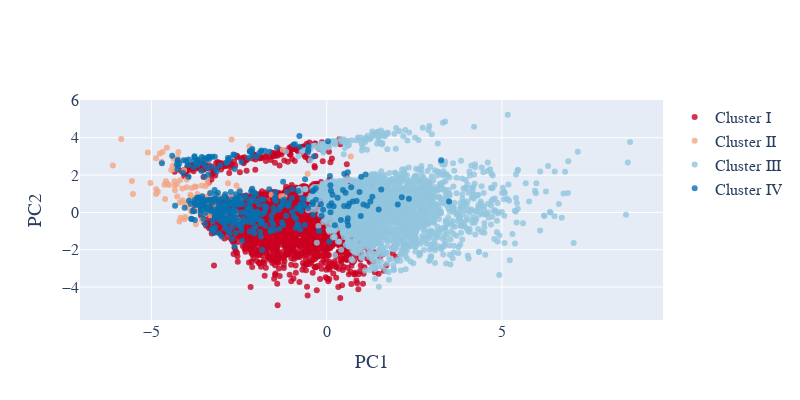

Write notebook code for a chart like this one.
### Code cell
#TRAINING DATA PCA

plotX = X_train_scaled
print(plotX)
#print(plotX['clusters'].unique())
#print(plotX.index)
#print(plotX.head())

#PCA with two principal components
pca_2d = PCA(n_components=2)

clusters = plotX['clusters']

#This DataFrame contains the two principal components that will be used
#for the 2-D visualization mentioned above
PCs_2d = pd.DataFrame(pca_2d.fit_transform(plotX.drop(['clusters'], axis=1)))

#"PC1_2d" means: 'The first principal component of the components created for 2-D visualization, by PCA.'
#And "PC2_2d" means: 'The second principal component of the components created for 2-D visualization, by PCA.'
PCs_2d.columns = ["PC1_2d", "PC2_2d"]
PCs_2d.set_index(plotX.index, inplace = True)
PCs_2d.to_csv('PCs_2d.csv')

plotX['clusters'] = clusters
plotX['PC1_2d'] = PCs_2d['PC1_2d']
plotX['PC2_2d'] = PCs_2d['PC2_2d']

plotX.to_csv('plotX.csv')
uniq_clusters = plotX['clusters'].unique()
uniqs = uniq_clusters.tolist()
uniqs.sort()

print(uniqs)

cluster0 = plotX[plotX['clusters'] == uniqs[0]]
cluster1 = plotX[plotX['clusters'] == uniqs[1]]
cluster2 = plotX[plotX['clusters'] == uniqs[2]]
cluster3 = plotX[plotX['clusters'] == uniqs[3]]

#print(cluster1)

#print(plotX.head())

#Instructions for building the 2-D plot

#trace1 is for 'Cluster 0'
trace1 = go.Scatter(
                    x = cluster0["PC1_2d"],
                    y = cluster0["PC2_2d"],
                    mode = "markers",
                    name = "Cluster I",
                    marker = dict(color = 'rgba(202,0,32,0.8)'),
                    text = None)

#trace2 is for 'Cluster 1'
trace2 = go.Scatter(
                    x = cluster1["PC1_2d"],
                    y = cluster1["PC2_2d"],
                    mode = "markers",
                    name = "Cluster II",
                    marker = dict(color = 'rgba(244,165,130, 0.8)'),
                    text = None)

#trace3 is for 'Cluster 2'
trace3 = go.Scatter(
                    x = cluster2["PC1_2d"],
                    y = cluster2["PC2_2d"],
                    mode = "markers",
                    name = "Cluster III",
                    marker = dict(color = 'rgba(146,197,222, 0.8)'),
                    text = None)

#trace4 is for 'Cluster 3'
trace4 = go.Scatter(
                    x = cluster3["PC1_2d"],
                    y = cluster3["PC2_2d"],
                    mode = "markers",
                    name = "Cluster IV",
                    marker = dict(color = 'rgba(5,113,176, 0.8)'),
                    text = None)

data = [trace1, trace2, trace3, trace4]

#title = "Visualizing Clusters in Two Dimensions Using PCA"

layout = dict(xaxis= dict(title= 'PC1',ticklen= 5,zeroline= False),
              yaxis= dict(title= 'PC2',ticklen= 5,zeroline= False),
              font_family="Arial",
              font = dict(size=16),
              width=800,
              height=400
             )

fig = dict(data = data, layout = layout)

iplot(fig)

### Figure 1 — Plotly figure (JSON) as saved in the notebook; plotly's stock layout.template omitted (floating-point values rounded to 4 significant figures; data arrays with more than 128 entries replaced by an {"elided": "..."} marker saying what was removed)
{"data": [{"marker": {"color": "rgba(202,0,32,0.8)"}, "mode": "markers", "name": "Cluster I", "type": "scatter", "x": {"elided": "2721 float values"}, "y": {"elided": "2721 float values"}}, {"marker": {"color": "rgba(244,165,130, 0.8)"}, "mode": "markers", "name": "Cluster II", "type": "scatter", "x": [-3.732, -2.992, -3.693, -4.104, -4.397, -4.553, -4.862, -3.963, -2.573, -3.201, -0.545, -3.524, -4.204, -4.057, -4.183, -3.743, -4.71, -3.994, -5.863, -3.135, -4.355, -3.389, -3.46, -2.771, -4.343, -3.606, -3.739, -2.59, -4.169, -3.562, -4.819, -3.459, -2.207, -3.415, -3.729, -6.1, -3.795, -3.889, -1.298, -4.505, -2.139, -3.533, -3.565, -2.712, -3.035, -4.266, -4.275, -2.494, -3.457, -4.761, -3.89, -4.34, -5.104, -2.532, -3.879, -3.307, -5.526, -4.629, -4.25, -3.865, -2.458, -2.719, -4.329, -4.006, -2.814, -4.367, -4.611, -4.436, -4.195, -3.697, -4.035, -4.56, -3.393, -2.894, -4.871, 0.6866, -3.42, -3.407, -1.203, -3.847, -1.251, -3.326, -3.414, -5.028, -1.574, -3.583, -3.337, -3.759, -4.681, -5.559, -2.492, -4.868, -4.589, -4.234, -4.065, -3.995, -3.864, -4.118, -4.117], "y": [-0.6361, 0.2899, 0.9834, 0.5552, 2.507, 1.548, 1.247, 0.2532, 1.436, 0.4094, 2.071, 0.8481, -0.4847, -0.3695, 1.717, 0.1048, 2.719, 1.766, 3.928, 0.2549, 2.327, 0.8564, -0.09058, -0.3599, 1.669, 0.02914, 0.5673, 0.0002226, -0.2802, 1.437, 1.106, 0.2713, 3.552, 0.409, 1.381, 2.513, 0.4757, 0.9412, 0.8665, 1.472, 1.229, 0.05986, -0.3999, 3.908, 0.8444, 0.8583, 1.513, 0.7145, 1.411, 3.161, 0.5786, 1.447, 3.212, -0.3819, 0.8566, -0.1348, 0.9906, 1.487, 2.939, 0.03954, 0.6989, 0.8205, 1.191, 0.424, 1.565, 2.867, 0.725, 2.272, 0.5363, 0.2749, -0.2398, 3.464, 1.535, -0.06368, 2.901, 2.992, -0.02145, 1.752, 0.8781, 1.309, 3.363, 1.069, 0.8236, 1.579, 0.9659, 0.6056, 0.9087, 1.388, 3.232, 1.682, 1.203, 0.9879, 1.676, 3.232, 2.26, 1.355, 0.7944, 1.286, 0.6573]}, {"marker": {"color": "rgba(146,197,222, 0.8)"}, "mode": "markers", "name": "Cluster III", "type": "scatter", "x": {"elided": "2216 float values"}, "y": {"elided": "2216 float values"}}, {"marker": {"color": "rgba(5,113,176, 0.8)"}, "mode": "markers", "name": "Cluster IV", "type": "scatter", "x": {"elided": "395 float values"}, "y": {"elided": "395 float values"}}], "layout": {"font": {"family": "Arial", "size": 16}, "height": 400, "width": 800, "xaxis": {"ticklen": 5, "title": {"text": "PC1"}, "zeroline": false}, "yaxis": {"ticklen": 5, "title": {"text": "PC2"}, "zeroline": false}}}
